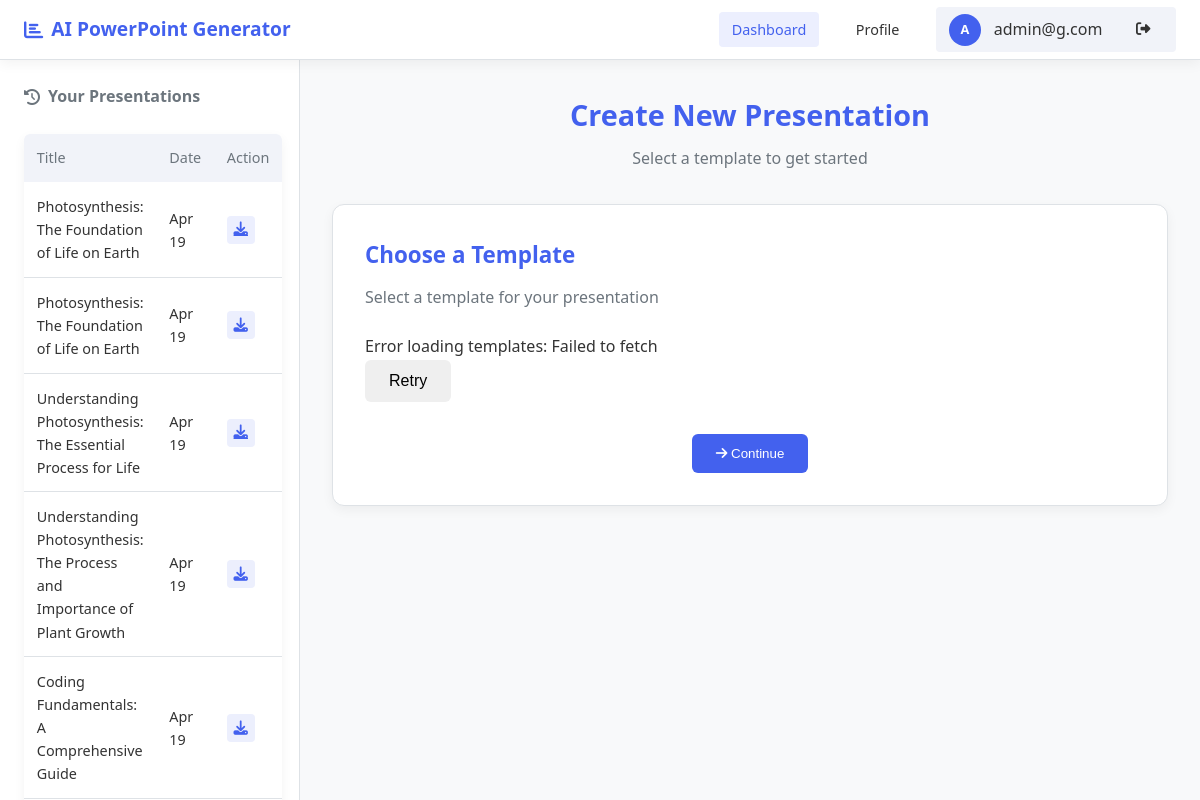
The page /dashboard (signed in) on the database as committed earlier.
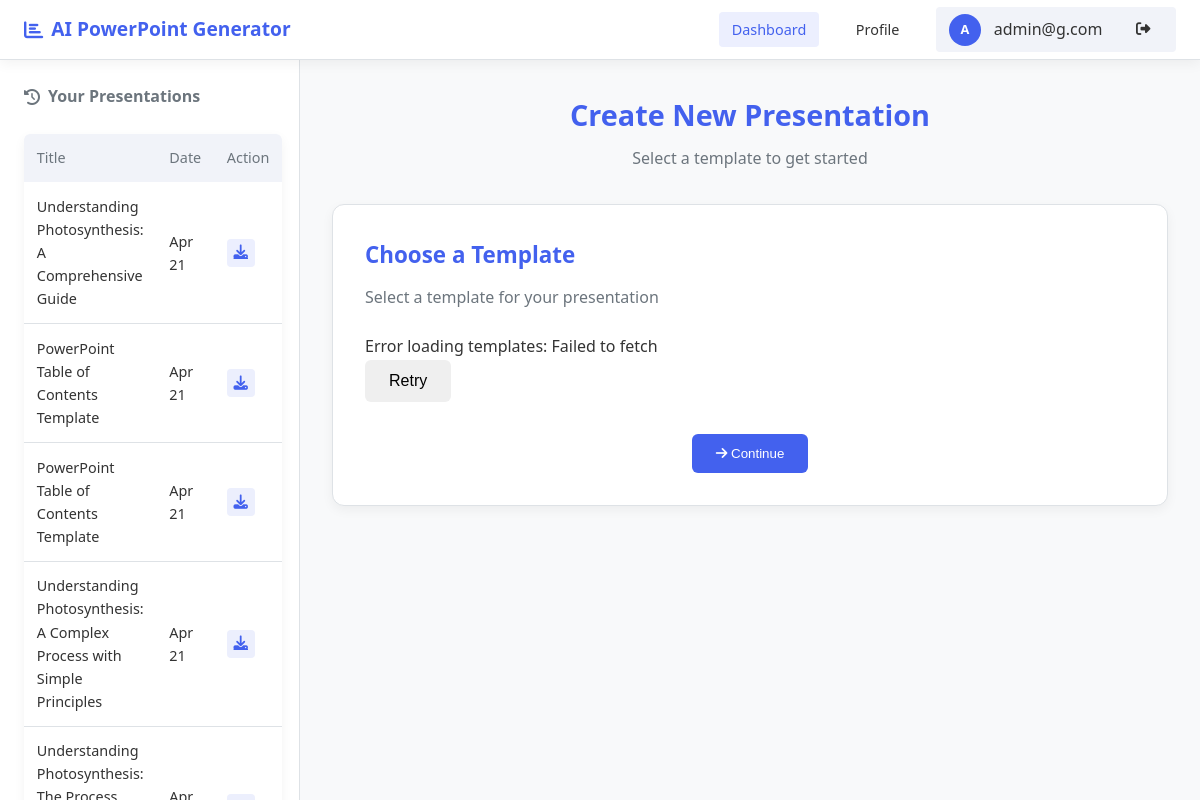
The same page on the database as committed later.
### tables this page shows
CREATE TABLE presentations (
        id INTEGER PRIMARY KEY AUTOINCREMENT,
        user_id INTEGER NOT NULL,
        title TEXT NOT NULL,
        filename TEXT NOT NULL,
        template TEXT NOT NULL,
        created_at TIMESTAMP DEFAULT CURRENT_TIMESTAMP,
        FOREIGN KEY (user_id) REFERENCES users (id)
    );

### app.py (the view)
@app.route('/dashboard')
@login_required
def dashboard():
    conn = get_db()
    c = conn.cursor()
    c.execute('SELECT * FROM presentations WHERE user_id = ? ORDER BY created_at DESC', (session['user_id'],))
    presentations = c.fetchall()
    conn.close()
    presentation_list = []
    for pres in presentations:
        pres_dict = dict(pres)  # Convert to a dictionary for mutability
        if isinstance(pres_dict['created_at'], str):
            pres_dict['created_at'] = datetime.strptime(pres_dict['created_at'], "%Y-%m-%d %H:%M:%S")
        presentation_list.append(pres_dict)
    templates = template_manager.get_all_templates()
    template_list = []
    for key, template in templates.items():
        template_list.append({
            "id": key,
            "name": template.get('name', key),
            "description": template.get('description', ''),
            "preview_image": template.get('preview_image', '')
        })
    return render_template('dashboard.html',
                          username=session['username'],
                          presentations=presentation_list,
                          templates=template_list)

### app.py (called while the page is built)
def get_db():
    conn = sqlite3.connect('users.db')
    conn.row_factory = sqlite3.Row
    return conn

def login_required(f):
    @wraps(f)
    def decorated_function(*args, **kwargs):
        if 'user_id' not in session:
            return redirect(url_for('login'))
        return f(*args, **kwargs)
    return decorated_function

### template_manager.py (called while the page is built)
    def get_all_templates(self):
        return self.templates

### templates/dashboard.html (shortened to what this page needs)
<!DOCTYPE html>
<html lang="en">
<head>
    <link rel="stylesheet" href="https://cdnjs.cloudflare.com/ajax/libs/font-awesome/6.4.0/css/all.min.css">
</head>
<body>
    <div class="layout">
        <div class="user-header">
            <div class="flex items-center">
                <h2 class="app-title"><i class="fas fa-chart-bar"></i> AI PowerPoint Generator</h2>
            </div>
            <div class="user-navigation">
                <a href="/dashboard" class="active">Dashboard</a>
                <a href="/profile">Profile</a>
                <div class="user-profile">
                    <div class="user-avatar">
                        {{ username[0].upper() if username else "?" }}
                    </div>
                    <span>{{ username }}</span>
                    <a href="/logout" class="ml-2 logout-link">
                        <i class="fas fa-sign-out-alt"></i>
                    </a>
                </div>
            </div>
        </div>
        <div class="sidebar">
            <div class="history-section">
                <div class="history-header">
                    <h2><i class="fas fa-history"></i> Your Presentations</h2>
                </div>
                {% if presentations and presentations|length > 0 %}
                <table class="history-table">
                    <thead>
                        <tr>
                            <th>Title</th>
                            <th>Date</th>
                            <th>Action</th>
                        </tr>
                    </thead>
                    <tbody>
                        {% for pres in presentations %}
                        <tr>
                            <td>{{ pres.title }}</td>
                            <td>{{ pres.created_at.strftime('%b %d') }}</td>
                            <td>
                                <a href="/download/{{ pres.filename }}" class="action-btn download-action" title="Download">
                                    <i class="fas fa-download"></i>
                                </a>
                            </td>
                        </tr>
                        {% endfor %}
                    </tbody>
                </table>
                {% else %}
                <div class="text-center p-8">
                    <i class="fas fa-file-powerpoint" style="font-size: 2rem; color: var(--secondary-text); margin-bottom: 1rem;"></i>
                    <p>No presentations yet. Create your first one!</p>
                </div>
                {% endif %}
            </div>
        </div>
        <div class="main-content">
            <header class="content-header">
                <h1>Create New Presentation</h1>
                <p>Select a template to get started</p>
            </header>
            <div id="template-selection" class="card fade-in">
                <h2 class="card-title">Choose a Template</h2>
                <p class="card-subtitle">Select a template for your presentation</p>
                <div id="templates-grid" class="templates-grid">
                </div>
                <button id="continue-to-content">
                    <i class="fas fa-arrow-right"></i> Continue
                </button>
            </div>
        </div>
    </div>
</body>
</html>

### templates/dashboard.html (style rules this page uses)
:root { --primary-bg: #f8f9fa; --secondary-bg: #ffffff; --card-bg: #ffffff; --primary-text: #333333; --secondary-text: #6c757d; --accent-color: #4361ee; --accent-hover: #3a56d4; --border-color: #dee2e6; --light-color: #f1f3f9; --dark-color: #333; --gray-color: #6c757d; --success-color: #28a745; --success-hover: #218838; --error-color: #dc3545; --shadow: 0 4px 12px rgba(0,0,0,0.05); --card-radius: 12px; --border-radius: 6px; --font-family: 'Segoe UI', system-ui, -apple-system, sans-serif; }
* { margin: 0; padding: 0; box-sizing: border-box; }
body { background-color: var(--primary-bg); color: var(--primary-text); font-family: var(--font-family); line-height: 1.6; margin: 0; }
.layout { display: grid; grid-template-columns: 300px 1fr; grid-template-rows: 60px 1fr; grid-template-areas: "header header" "sidebar main"; height: 100vh; }
.user-header { grid-area: header; background-color: var(--secondary-bg); box-shadow: var(--shadow); display: flex; align-items: center; justify-content: space-between; padding: 0 1.5rem; z-index: 10; border-bottom: 1px solid var(--border-color); }
.app-title { font-size: 1.2rem; font-weight: 600; color: var(--accent-color); display: flex; align-items: center; gap: 0.5rem; }
.user-navigation { display: flex; align-items: center; gap: 1.5rem; }
.user-navigation a { text-decoration: none; color: var(--dark-color); font-size: 0.9rem; padding: 0.4rem 0.8rem; border-radius: 4px; transition: all 0.2s; }
.user-navigation a.active { color: var(--accent-color); font-weight: 500; background-color: rgba(67, 97, 238, 0.1); }
.user-profile { display: flex; align-items: center; gap: 0.8rem; padding: 0.4rem 0.8rem; border-radius: 4px; background-color: var(--light-color); }
.user-avatar { width: 32px; height: 32px; background-color: var(--accent-color); color: white; border-radius: 50%; display: flex; align-items: center; justify-content: center; font-size: 0.8rem; font-weight: 600; }
.logout-link { display: flex; align-items: center; color: var(--secondary-text); transition: color 0.2s; }
.sidebar { grid-area: sidebar; background-color: var(--secondary-bg); border-right: 1px solid var(--border-color); padding: 1.5rem; height: calc(100vh - 60px); overflow-y: auto; width: 300px; }
.history-section { height: 100%; }
.history-header { margin-bottom: 1.5rem; }
.history-header h2 { font-size: 1rem; color: var(--gray-color); display: flex; align-items: center; gap: 0.5rem; }
.history-table { width: 100%; border-collapse: collapse; font-size: 0.9rem; border-radius: var(--border-radius); overflow: hidden; box-shadow: var(--shadow); }
.history-table th { text-align: left; padding: 0.8rem; background-color: var(--light-color); color: var(--gray-color); font-weight: 500; }
.history-table td { padding: 0.8rem; border-bottom: 1px solid var(--border-color); }
.action-btn { display: inline-flex; align-items: center; justify-content: center; width: 28px; height: 28px; border-radius: 4px; color: var(--accent-color); background-color: rgba(67, 97, 238, 0.1); transition: all 0.2s; }
.main-content { grid-area: main; padding: 2rem; overflow-y: auto; background-color: var(--primary-bg); }
.content-header { margin-bottom: 2rem; text-align: center; }
.content-header h1 { font-size: 1.8rem; font-weight: 700; margin-bottom: 0.5rem; color: var(--accent-color); }
.content-header p { color: var(--secondary-text); }
.card { background-color: var(--card-bg); border-radius: var(--card-radius); padding: 2rem; box-shadow: var(--shadow); margin-bottom: 2rem; border: 1px solid var(--border-color); margin-left: auto; margin-right: auto; }
#template-selection { max-width: 1400px; }
.card-title { font-size: 1.4rem; font-weight: 600; margin-bottom: 0.75rem; color: var(--accent-color); }
.card-subtitle { color: var(--secondary-text); margin-bottom: 1.5rem; }
.templates-grid { display: grid; grid-template-columns: repeat(auto-fill, minmax(280px, 1fr)); gap: 1.5rem; margin-top: 1.5rem; }
#continue-to-content { background-color: var(--accent-color); color: white; padding: 0.75rem 1.5rem; border-radius: var(--border-radius); border: none; font-weight: 500; display: block; margin: 2rem auto 0; cursor: pointer; transition: all 0.3s ease; }
.fade-in { animation: fadeIn 0.3s ease-in-out; }
.flex { display: flex; }
.items-center { align-items: center; }
.ml-2 { margin-left: 0.5rem; }

Rows that differ between the two databases and show on the page:
no longer on this page (row unchanged): presentations: title "Photosynthesis: The Foundation of Life on Earth", created_at "Apr 19"
no longer on this page (row unchanged): presentations: title "Photosynthesis: The Foundation of Life on Earth", created_at "Apr 19"
no longer on this page (row unchanged): presentations: title "Understanding Photosynthesis: The Essential Process for Life", created_at "Apr 19"
no longer on this page (row unchanged): presentations: title "Understanding Photosynthesis: The Process and Importance of Plant Growth", created_at "Apr 19"
no longer on this page (row unchanged): presentations: title "Coding Fundamentals: A Comprehensive Guide", created_at "Apr 19"
added presentations: title "Understanding Photosynthesis: A Comprehensive Guide", created_at "Apr 21"
added presentations: title "PowerPoint Table of Contents Template", created_at "Apr 21"
added presentations: title "PowerPoint Table of Contents Template", created_at "Apr 21"
added presentations: title "Understanding Photosynthesis: A Complex Process with Simple Principles", created_at "Apr 21"
added presentations: title "Understanding Photosynthesis:…"
